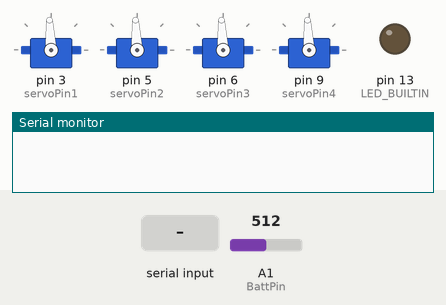
This sketch was run on a simulated Arduino Uno, built with avr-gcc and run on an emulated ATmega328P. Shown: 4 × servo, output pins drawn as LEDs (lit = HIGH), the last lines printed to the serial monitor. Dashed ring = blinking. Inputs (shaded band) come from the test bench; at power-on: A1 (BattPin) = 512.

Above: at 0.1 s.
At 7.2 s:
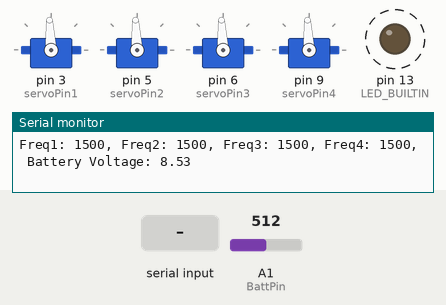
7.3 s: "pwm1,1\n" received over Serial
10.3 s: "pwm1\n" received over Serial
13.3 s: "90,45,200\n" received over Serial
Timing chart, 0 to 22.3 s (numbered marks = the images above; inputs shaded):
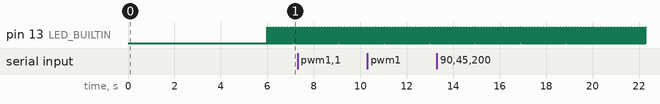

Measured:
- by itself, pin 13 (LED_BUILTIN): alternates HIGH for 0.02 s and LOW for 0.10 s

The sketch:

ArduThruster.ino
```cpp
// (licence header left out)
 // Required Libraries
#include <Servo.h>

// Define Constants
byte servoPin1 = 3;
byte servoPin2 = 5;
byte servoPin3 = 6;
byte servoPin4 = 9;
const int BattPin = A1; //Leaving here to implement battery monitoring
const int numReadings = 10;
const unsigned long serialTimeout = 500; // timeout of 0.5s if no input values set back to 1500...
Servo servo1;
Servo servo2;
Servo servo3;
Servo servo4;

// Define variables
int totalBatt = 0;
int readingsBatt[numReadings];
int readIndex = 0;
int freq1 = 1500;
int freq2 = 1500;
int freq3 = 1500;
int freq4 = 1500;
int dc1 = 50; // 50% duty cycle is 1500
int dc2 = 50;
int dc3 = 50;
int dc4 = 50;
volatile bool newData = false;
String receivedData = "";
float avgBatt = 0;
float voltBatt = 0;
unsigned long lastSerialTime = millis();

// Define Functions
void serialEvent() { // read incoming line when available
  while (Serial.available() > 0){
    char inChar = (char)Serial.read();
    if (inChar == '\n') {
      newData = true; // set incoming data flag to true
      Serial.println(receivedData);
    } else{
      receivedData += inChar; // Add incoming Characters to received data
    }
  }
}
// parse out pwm integers and thruster type
void parseSerialData(String data) {
  char *token = strtok(const_cast<char*>(data.c_str()), ",");
  while (token != NULL) {
    char pwmLabel[5];
    int dcValue = 0;
    if (sscanf(token, "%4[^:]:%d", pwmLabel, &dcValue) == 2) {
      if (strcmp(pwmLabel, "pwm1") == 0) {
        dc1 = dcValue;
      } else if (strcmp(pwmLabel, "pwm2") == 0) {
        dc2 = dcValue;
      } else if (strcmp(pwmLabel, "pwm3") == 0) {
        dc3 = dcValue;
      } else if (strcmp(pwmLabel, "pwm4") == 0) {
        dc4 = dcValue;
      }
    }
    token = strtok(NULL, ",");
  }
  //Serial.print("PWM1 Value: ");
  //Serial.print(dc1);
  //Serial.print(", PWM2 Value: ");
  //Serial.print(dc2);
  //Serial.print(", PWM3 Value: ");
  //Serial.print(dc3);
  //Serial.print(", PWM4 Value: ");
  //Serial.println(dc4);
}

void printoutgoing() {
  Serial.print("Freq1: ");
  Serial.print(freq1);
  Serial.print(", Freq2: ");
  Serial.print(freq2);
  Serial.print(", Freq3: ");
  Serial.print(freq3);
  Serial.print(", Freq4: ");
  Serial.print(freq4);
  Serial.print(", Battery Voltage: ");
  Serial.println(voltBatt);
}

void setup() {
 Serial.begin(115200);
 Serial.setTimeout(10);

 servo1.attach(servoPin1);
 servo2.attach(servoPin2);
 servo3.attach(servoPin3);
 servo4.attach(servoPin4);

 servo1.writeMicroseconds(1500); // send "stop" signal to ESC.
 servo2.writeMicroseconds(1500);
 servo3.writeMicroseconds(1500);
 servo4.writeMicroseconds(1500);
 delay(6000); // delay to allow the ESC to recognize the stopped signal
 pinMode(LED_BUILTIN, OUTPUT);
 //initialize all readings to Zero
 for (int thisReading = 0; thisReading < numReadings; thisReading++) {
  readingsBatt[thisReading] = 0;
 }
}

void loop() {
  digitalWrite(LED_BUILTIN, HIGH);
  delay(10);
  //subtract the last Battery Reading;
  totalBatt = totalBatt - readingsBatt[readIndex];

  //read from the Battery:
  readingsBatt[readIndex] = analogRead(BattPin);

  //add the reading to the total:
  totalBatt = totalBatt + readingsBatt[readIndex];

  //advance to the next position in the array:
  readIndex = readIndex + 1;
  //at the end wrap back to zero
  if (readIndex >= numReadings) {
    readIndex = 0;
  }
 //calculate the average
 avgBatt = totalBatt / numReadings;

 //calculate voltage
 voltBatt = (avgBatt * (5.0 / 1023.0)) * 3.41; // voltage divider emperically derived....
 delay(10);
  if (newData) {
    //process incoming serial data
    Serial.println(receivedData);
    parseSerialData(receivedData);
    // reset flag and clear bugger
    newData = false;
    receivedData = "";
    // get time of this serial event
    lastSerialTime = millis();
  }

  unsigned long currentTime = millis();
  if (currentTime - lastSerialTime > serialTimeout) {
    //reset all pwm values
    dc1=dc2=dc3=dc4=50;
    //Serial.print("no serial for ");
    //Serial.print((currentTime - lastSerialTime)/1000);
    //Serial.println(" seconds");
  }
  // Convert incoming duto cycle to outgoing value from 1100 to 1475 (negative) 1500 (stopped) 1525 to 1900 (Positive) Servo
  freq1 = map(dc1,0,100,1100,1900); // CW Thruster
  freq2 = map(dc2,0,100,1900,1100); // CCW Thruster
  freq3 = map(dc3,0,100,1100,1900); // CW Thruster
  freq4 = map(dc4,0,100,1900,1100); // CCW Thruster

  printoutgoing();

  if(freq1 < 1100 || freq1 > 1900) {
    Serial.println("Starboard Vertical not valid"); } else {
    servo1.writeMicroseconds(freq1); // Send signal to ESC.
  }
  if(freq2 < 1100 || freq2 > 1900) {
    Serial.println("Port Vertical not valid"); } else {
    servo2.writeMicroseconds(freq2); // Send signal to ESC.
  }
  if(freq3 < 1100 || freq3 > 1900) {
    Serial.println("Starboard Horizontal not valid"); } else {
    servo3.writeMicroseconds(freq3); // Send signal to ESC.
  }
  if(freq4 < 1100 || freq4 > 1900) {
    Serial.println("Port Horizontal not valid"); } else {
    servo4.writeMicroseconds(freq4); // Send signal to ESC.
  }
  digitalWrite(LED_BUILTIN,LOW);
  delay(100);
}
```
